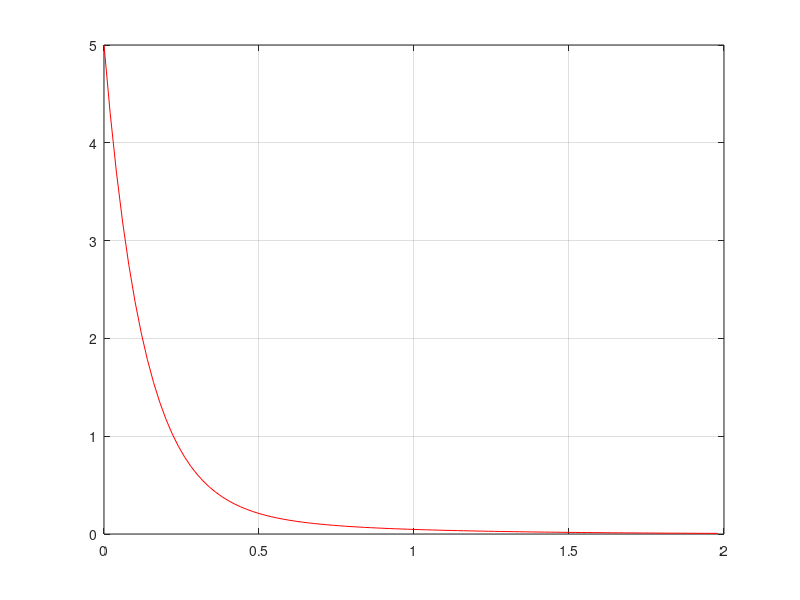

This figure's MATLAB source:
function runge_kutta_ej7

    Dt=0.02;
    NDt=100;
    w=1;

    f = @(t,y) [ -10*y(1) + 4*y(2) ; -4*y(1)];

    t= zeros(1,NDt);
    y= zeros(2,NDt);

    t(1)=0;
    y(1,1)= 5;
    y(2,1)= 3;

    for j=1:NDt -1
        k1= Dt * f(t(j),y(:,j));
            tg= t(j) + Dt/(2*w);
            yg= y(:,j) + k1/(2*w);
        k2= Dt * f(tg, yg);
        t(j+1)= t(j) + Dt;
        y(:,j+1)= y(:,j) + (1-w)*k1 + w*k2;
    endfor


    figure(1)
    plot(t,y(1,:),'r')
    grid on


endfunction
